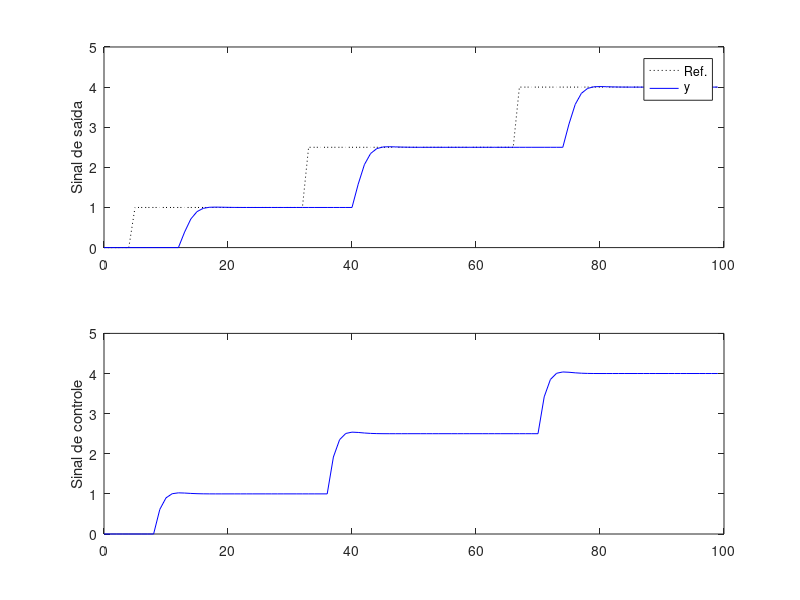

The MATLAB script that drew this image:
%% Atividade 04: 
% Para as classes de plantas mostradas a seguir, projetar o sistemas GMVC incrementais de ordem mínima,
% realizando os seguintes testes e comparando-os com uma solução baseada em PID: 
clear all; close all; clc;

%% Planta a) G(s) = ( 1/(s+1) )*e^{-3s}
Ts = 1;   % periodo de amostragem (s)
d = round((3/Ts) + 1);   % atraso discreto (em amostras)
lambida = 1;

Gs = tf(1, [1 1])
Gz = c2d(Gs,Ts, 'zoh')

Az = Gz.den{1};
    a1 = Az(1); a2 = Az(2);
Bz = Gz.num{1};
    b0 = Bz(2);

    % Ampliar o modelo para incluir a diferença discreta.
    % Δ = 1-z^-1
    DAz = conv(Az,[1 -1]);
        da0 = DAz(1); da1 = DAz(2); da2 = DAz(3);

    % Equação Diofantina
    e0 = 1;
    e1 = -da1;
    e2 = -da1*e1-da2;
    e3 = -da1*e2-da2*e1;
    f0 = -da2*e2-da1*e3;
    f1 = -da2*e3;
    
    % R(z)
    r0 = b0*e0+lambida;
    r1 = b0*e1;
    r2 = b0*e2;
    r3 = b0*e3;

%% Simulação no dominio do tempo
tfinal = 100;
N = round( tfinal/Ts );
t = 0:Ts:N*Ts-Ts;

    % Sinal de referencia
    % ref(1:N) = 0; ref(3:N) = 1;
    ref(1:5)=0;
    ref(6: round( N/3 ))=1;
    ref(1+round( N/3 ): round(2*N/3) )=2.5;
    ref(1+round( 2*N/3 ): N )= 4;

    % Ruído Gaussiano
    w = 0*wgn(1,N,1e-4,'linear');

    % Condições iniciais
    y(1:d) = 0; u(1:d) = 0; du(1:d) = 0;

for k = d+1:N
    % Modelo da planta
    y(k) = (1/da0)*( -da1*y(k-1)-da2*y(k-2)+b0*du(k-d)+w(k) );

    % Controlador
    du(k) = (1/r0)*( -r1*du(k-1)-r2*du(k-2)-r3*du(k-3)+ref(k-4)-f0*y(k)-f1*y(k-1) ); 
    u(k) = u(k-1) +du(k);
end

%% Plot
figure;
subplot(211)
    plot(t,ref,':k',t,y,'b');
    ylabel('Sinal de saída');
    legend('Ref.','y');
subplot(212)
    plot(t,u,'b');
    ylabel('Sinal de controle');
